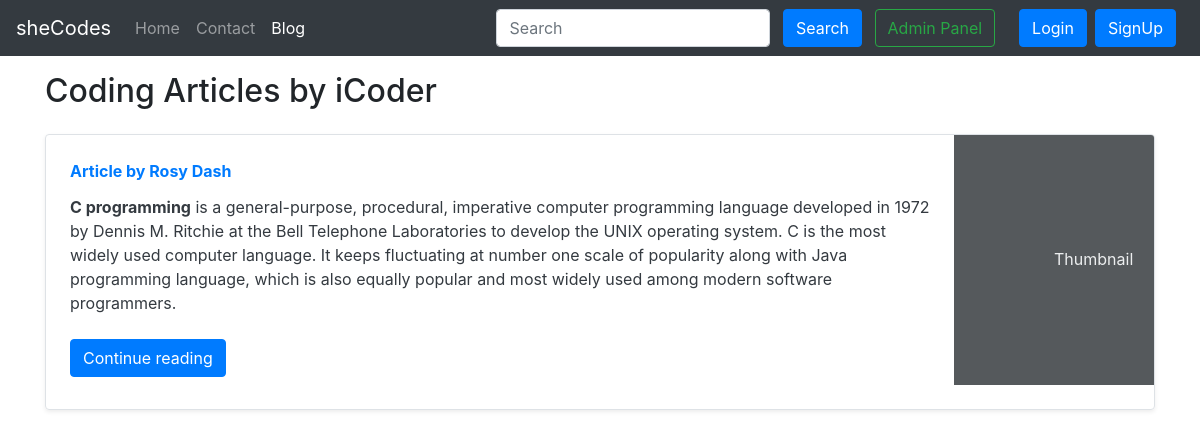
Screenshot of /blog/ with the database file from the repository.
### blog/models.py (models this page shows, shortened)
class Post(models.Model):
    sno=models.AutoField(primary_key=True)
    title=models.CharField(max_length=255)
    author=models.CharField(max_length=14)
    slug=models.CharField(max_length=130)
    timeStamp=models.DateTimeField(blank=True)
    content=models.TextField()
    views = models.IntegerField(default=0)

### blog/views.py (the view)
# urls.py: path('', views.blogHome, name="bloghome"),
def blogHome(request):
    allPosts = Post.objects.all()
    context = {'allPosts': allPosts}
    return render(request, "blog/blogHome.html", context)

### templates/blog/blogHome.html (shortened to what this page needs)
{% extends 'base.html' %}
{% block blogactive %} active {% endblock blogactive %}
{% block body %}
<div class="container my-3">
    <h2>Coding Articles by iCoder</h2>
    {% for post in allPosts  %}
    <div class="row no-gutters border rounded overflow-hidden flex-md-row mb-4 shadow-sm h-md-250 my-4 position-relative">
        <div class="col p-4 d-flex flex-column position-static">
            <strong class="d-inline-block mb-2 text-primary">Article  by {{post.author}}</strong>
            <h3 class="mb-0"><a class="text-dark" href="/blog/{{post.slug}}"{{post.title}} </a> </h3>
            <p class="card-text mb-auto">{{post.content|safe| truncatechars:500}}</p>
            <div class="my-2">
            	<a href="/blog/{{post.slug}}" role="button" class="btn btn-primary">Continue reading</a>
            </div>
        </div>
        <div class="col-auto d-none d-lg-block">
            <svg class="bd-placeholder-img" width="200" height="250" xmlns="http://www.w3.org/2000/svg" preserveAspectRatio="xMidYMid slice" focusable="false" role="img" aria-label="Placeholder: Thumbnail">
                <rect width="100%" height="100%" fill="#55595c"></rect><text x="50%" y="50%" fill="#eceeef" dy=".3em">Thumbnail</text>
            </svg>
        </div>
        </div>
        {% endfor %}
    </div>
 {% endblock %}

### rows the page displays
Post: author "Rosy Dash", content "C programming is a general-purpose, procedural, imperative computer programming language developed in 1972 by Dennis M. Ritchie at the Bell Telephone Laboratories to develop the UNIX operating system. C is the most widely used computer language. It keeps fluctuating at number one scale of popularity along with Java programming language, which is also equally popular and most widely used among modern software programmers."
